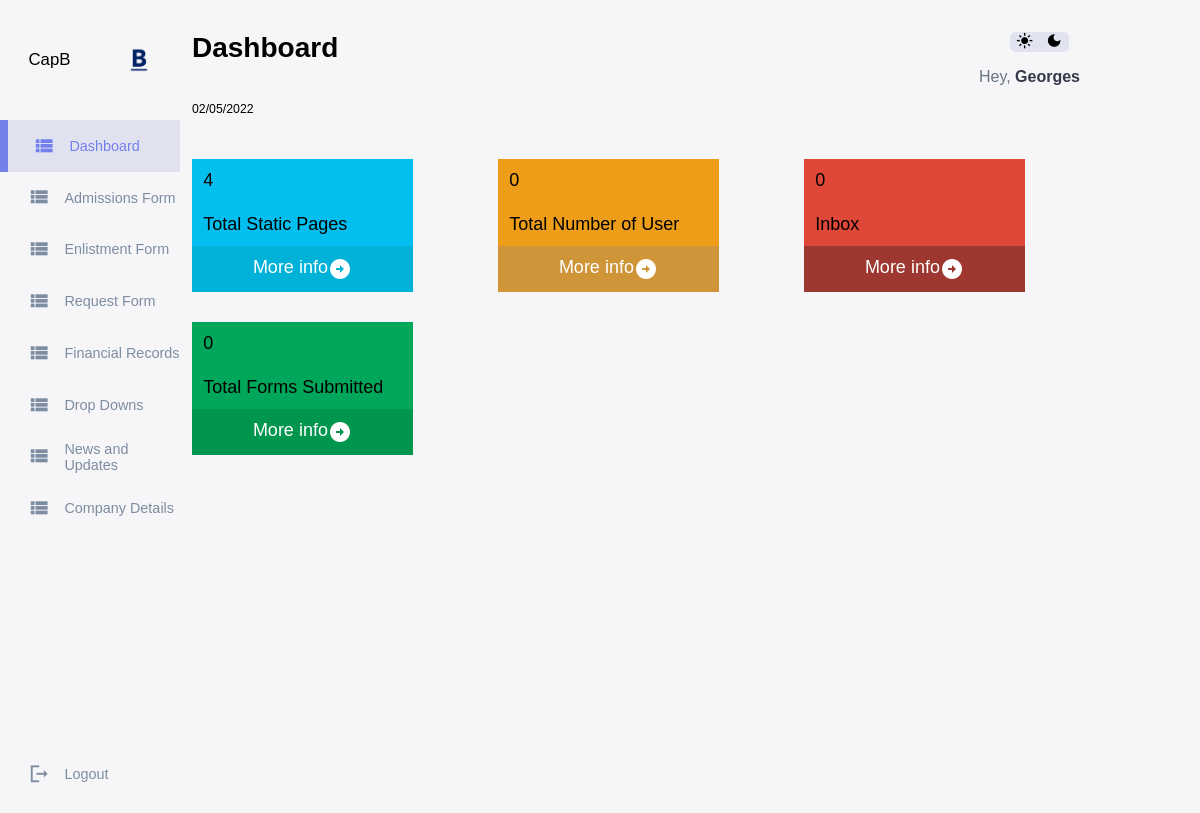
The page /admin/dashboard.php (signed in) on the database its author committed.
### tables this page shows
CREATE TABLE `admin_dashboard` (
  `StaticPages` int(10) NOT NULL,
  `Users` int(255) NOT NULL,
  `Inbox` int(255) NOT NULL,
  `FormsSubmitted` int(255) NOT NULL
);

### admin/dashboard.php (the view, shortened to what this page needs)
<!DOCTYPE html>
<html lang="en">
<head>
<head>
      <link rel = "stylesheet" href = "Admin.css">
      <link rel = "stylesheet" href = "popupstyles2.css">
</head>
<body>
<body>
<?php include '../db.php'; ?>
<?php
    if(empty($_SESSION['username']) || !isset($_SESSION['username']) || $_SESSION['ID'] != 0  ) {
         header("Location: /capb/");
    } else if (isset($_SESSION['ID'])  && $_SESSION['ID'] == 0 && isset($_SESSION['username'])) {
    $sql = 'SELECT * FROM admin_dashboard';
    $res = mysqli_query($conn,$sql);
    $resarr = mysqli_fetch_assoc($res);
    ?>
        <aside>
            <div class = "top">
                <span class = "side-bar-title">CapB</span>
                <img src = "../imgs/logo-blue.png" class = "side-bar-logo logo">
            </div>
            <div class="sidebar">
                <a href = "dashboard.php" class = "active">
                    <span class="material-icons-sharp">
                    </span>
                    <h3>Dashboard</h3>
                </a>
                <div class="buttons">
                    <a href="#">
                    <span class="material-icons-sharp">
                    </span>
                    <h3>Admissions Form</h3>
                </a>
                </div>
                <div class="buttons1">
                    <a href="#">
                    <span class="material-icons-sharp">
                    </span>
                    <h3>Enlistment Form</h3>
                </a>
                </div>
                <div class="buttons2">
                    <a href="#">
                    <span class="material-icons-sharp">
                    </span>
                    <h3>Request Form</h3>
                </a>
                </div>
                <div class="buttons3">
                    <a href="#">
                    <span class="material-icons-sharp">
                    </span>
                    <h3>Financial Records</h3>
                    </a>
                </div>
                <div class="buttons4">
                    <a href="#">
                        <span class="material-icons-sharp">
                        </span>
                        <h3>Drop Downs</h3>
                    </a>
                </div>
                <div class="buttons5">
                    <a href="#">
                    <span class="material-icons-sharp">
                    </span>
                    <h3>News and Updates</h3>
                    </a>
                </div>
                <div class="buttons6">
                    <a href="#">
                    <span class="material-icons-sharp">
                    </span>
                    <h3>Company Details</h3>
                    </a>
                </div>
                <a href = "../../capb/" onclick="<?php session_destroy(); ?>">
                    <span class="material-icons-sharp">
                    </span>
                    <h3>Logout</h3>
                </a>
            </div>
        </aside>
        <div class = "container">
        <div class = "panel">
            <div class = "dash">Dashboard</div>
            <div class = "right">
                <div class="theme-toggler">
                    <span class="material-icons-sharp light">
                    </span>
                    <span class="material-icons-sharp dark">
                    </span>
                </div>
                    <span class="profile">
                        <span class="info">
                            <p>Hey, <b>Georges</b></p>
                        </span>
                    </span>
                </div>
            </div>
            <div class = "date"><?php echo date("d/m/Y"); ?></div>
        <div class = "main">
            <div class="blocks b1">
                <div class = "number"><?php echo $resarr['StaticPages']; ?></div>
                <div class = "category">
                        Total Static Pages
                </div>
                <a href = "">
                    <div class = "info bg-1">More info
                        <span class="material-icons-sharp arrow">
                        </span>
                    </div>
                </a>
            </div>
            <div class="blocks b2">
                <div class = "number"><?php echo $resarr['Users']; ?></div>
                <div class = "category">
                        Total Number of User
                </div>
                <a href = "">
                    <div class = "info bg-2">More info
                        <span class="material-icons-sharp arrow">
                        </span>
                    </div>
                </a>
            </div>
            <div class="blocks b3">
                <div class = "number"><?php echo $resarr['Inbox']; ?></div>
                <div class = "category">
                    Inbox
                </div>
                <a href = "">
                    <div class = "info bg-3">More info
                        <span class="material-icons-sharp arrow">
                        </span>
                    </div>
                </a>
            </div>
            <div class="blocks b4">
                <div class = "number"><?php echo $resarr['FormsSubmitted'];   ?></div>
                <div class = "category">
                        Total Forms Submitted
                </div>
                <a href = "">
                    <div class = "info bg-4">More info
                        <span class="material-icons-sharp arrow">
                        </span>
                    </div>
                </a>
            </div>
        </div>
    </div>
<?php } ?>
</body>
</html>

### admin/Admin.css (style rules this page uses)
:root { --color-primary: #7380ec; --color-danger: #ff7782; --color-success: #41f1b6; --color-warning: #ffbb55; --color-white: #fff; --color-infodark: #7d8da1; --color-infolight: #dceleb; --color-dark: #363949; --color-light: rgba(132, 139 , 200, 0.18); --color-primary-variant: #11e88; --color-dark-variant: #677483; --color-background: #f6f6f9; --card-border-radius: 2rem; --border-radius-1: 0.4rem; --border-radius-2: 0.8rem; --border-radius-3: 1.2rem; --card-padding: 1.8rem; --padding-1: 1.2rem; --box-shadow: 0 2rem 3rem var(var(--color-light)) }
.side-bar-logo { width: 2%; }
html { font-size: 14px; }
body { width: 90vw; height: 100vh; font-family: poppis, sans-serif; font-size: 0.88rem; background: var(--color-background); margin: 0; padding: 0; margin-bottom: 1rem; }
a { color: var(--color-dark); text-decoration: none; }
h3 { font-size: 1.2vw; }
p { color: var(--color-dark-variant); }
b { color: var(--color-dark); }
.container { grid-template-columns: repeat(auto-fit, minmax(300px, 2fr)); gap: 10px; margin-left: 16vw; }
aside { position: fixed; height: 100vh; width: 15vw; }
aside .top { display: flex; justify-content: space-around; width: 100%; height: 15vh; align-items: center; }
.side-bar-title { font-size: 1.2rem; font-weight: 400; align-self: center; }
.side-bar-logo { width: 2vw; height: 2vw; }
aside .sidebar { display: flex; flex-direction: column; height: 85vh; width: 100%; }
aside h3 { font-weight: 500; }
aside .sidebar a { display: flex; color: var(--color-infodark); margin-left: 2rem; gap: 1rem; align-items: center; height: 3.7rem; transition: all 400ms ease; }
aside .sidebar a span { font-size: 1.6rem; }
aside .sidebar a:last-child { margin-top: auto; }
aside .sidebar a.active { background-color: var(--color-light); color: var(--color-primary); margin-left: 0; }
aside .sidebar a.active:before { content: ""; width: 8px; height: 100%; background-color: var(--color-primary); }
aside .sidebar a.active span { color: var(--color-primary); margin-left: calc(1rem - 3px); }
.main { padding-top: 3.1rem; display: grid; grid-gap: 30px; grid-template-columns: repeat(auto-fit, minmax(250px, 4fr)); }
.panel { display: flex; justify-content: space-between; padding-top: 4vh; }
.theme-toggler { margin-left: auto; margin-right: 0.8rem; align-self: center; }
.dash { font-size: 28px; font-weight: 900; }
.blocks { text-align: start; width: 80%; }
.info { display: flex; justify-content: center; color: white; font-weight: 80; font-size: 0.6vw; text-align: center; }
.blocks div { font-size: 18px; padding: 0.8rem; }
.b1 { background-color: #02bfef; }
.bg-1 { background-color: #00b1d8; }
.b2 { background-color: #ee9d19; }
.bg-2 { background-color: #cf9538; }
.b3 { background-color: #df4838; }
.bg-3 { background-color: #9e372f; }
.b4 { background-color: #00a65a; }
.bg-4 { background-color: #00964e; }
.right { margin-top: auto; }
.right .theme-toggler { background: var(--color-light); display: flex; justify-content: center; height: 1.4rem; width: 4.2rem; cursor: pointer; border-radius: var(--border-radius-1); }
.right .theme-toggler span { font-size: 1.2rem; width: 50%; height: 100%; display: flex; align-items: center; justify-content: center; }
p { font-size: 16px; }

### admin/popupstyles2.css (style rules this page uses)
.buttons a { text-decoration: none; cursor: pointer; }

### rows shown on the page
admin_dashboard: StaticPages "4", Users "0", Inbox "0", FormsSubmitted "0"
